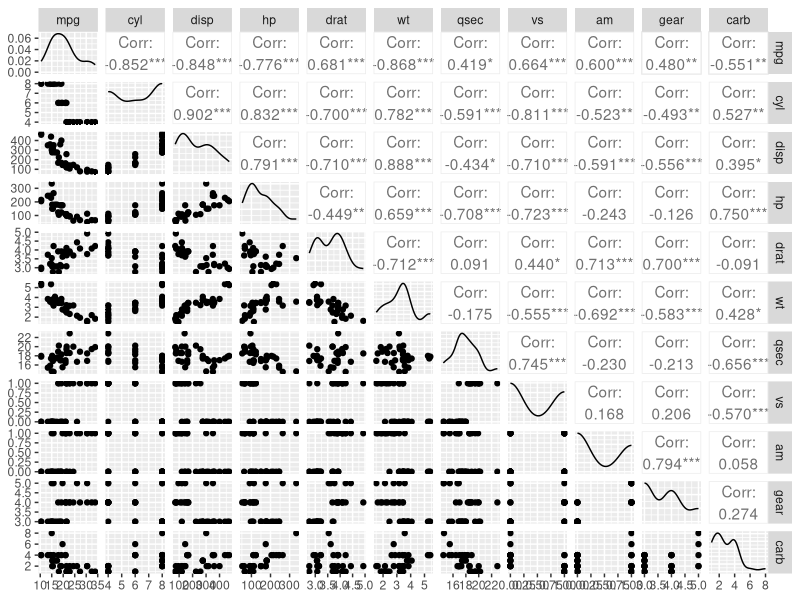

Here is the R script that generated this plot:
library("lmtest")
library("GGally")
library("car")

data = mtcars
summary(data)
ggpairs(data)

#Пункт 1: Проверка на линейную зависимость 
model1 = lm(wt ~ qsec + hp + drat, data)
model1
summary(model1)
#R^2 = 0.69 => следует исключить wt

model2 = lm(qsec ~ wt + hp + drat, data)
model2
summary(model2)
#R^2 = 0.62 => следует исключить qsec

model3 = lm(hp ~ wt + qsec + drat, data)
model3
summary(model3)
#R^2 = 0.78 => следует исключить hp

model4 = lm(drat ~ wt + qsec + hp, data)
model4
summary(model4)
#R^2 = 0.46 => следует исключить drat

#Пункт 2:

model5 = lm(mpg ~ wt + hp, data)
model5
summary(model5)
#Из модели можем исключить drat и qsec(если заместо qsec убрать hp, то у него параметры Std. Error и P-статистика будут хуже, чем у hp)
#R^2 снизится менее, чем на 5%
#R^2 = 0.81 => модель хороша
#Так как количество звездочек в последнем столбце равно 3, то вероятность того, что посчитанные в моделях коэффициенты отстою от реального значения практически равна 0
#Следовательно, между объясняемыми и объясняющими переменными есть сильная причинно-следственная связь 

#Пункт 3:
model6 = lm(mpg ~ wt + qsec + hp + drat + log(wt) + log(qsec) + log(hp) + log(drat), data)
model6
summary(model6)
#R^2 = 0.8787
vif(model6)

model7 = lm(mpg ~ wt + qsec + hp + drat + log(wt) + log(hp) + log(drat), data)
model7
summary(model7)
# R^2 = 0.8836
vif(model7)

model8 = lm(mpg ~ wt + qsec + hp + log(wt) + log(hp) + log(drat), data)
model8
summary(model8)
# R^2 = 0.8769
vif(model8)

model9 = lm(mpg ~ wt + qsec + hp + log(wt) + log(drat), data)
model9
summary(model9)
#R^2 = 0.8671
vif(model9)

model10 = lm(mpg ~ wt + qsec + hp + log(drat), data)
model10
summary(model10)
# R^2 = 0.8223
vif(model10)

model11 = lm(mpg ~ wt + qsec + log(drat), data)
model11
summary(model11)
# R^2 = 0.8188
vif(model11)

# Модель № 11 - наилучшая, т.к. имеет высокий R^2 и макс. кол-во звездочек у регрессеров из всех моделей

#Пункт 4:

#Произведение пар регрессоров
mtcars_sq = mtcars
mtcars_sq$wt_qsec = mtcars$wt * mtcars$qsec
mtcars_sq$wt_hp = mtcars$wt * mtcars$hp
mtcars_sq$wt_drat = mtcars$wt * mtcars$drat
mtcars_sq$qsec_hp = mtcars$qsec * mtcars$hp
mtcars_sq$qsec_drat = mtcars$qsec * mtcars$drat
mtcars_sq$hp_drat = mtcars$hp * mtcars$drat

model13 = lm(mpg ~ wt + qsec + hp + drat + I(wt^2) + I(qsec^2) + I(hp^2) + I(drat^2) + wt_qsec + wt_hp + wt_drat + qsec_hp + qsec_drat + hp_drat, data = mtcars_sq)
model13
summary(model13)
vif(model13)
# R^2 = 0.8347

model14 = lm(mpg ~ wt + qsec + hp + drat + I(wt^2) + I(qsec^2) + I(hp^2) + I(drat^2) + wt_hp + wt_drat + qsec_hp + qsec_drat + hp_drat, data = mtcars_sq)
model14
summary(model14)
vif(model14)
#R^2 = 0.8428

model15 = lm(mpg ~ wt + qsec + drat + I(wt^2) + I(qsec^2) + I(hp^2) + I(drat^2) + wt_hp + wt_drat + qsec_hp + qsec_drat + hp_drat, data = mtcars_sq)
model15
summary(model15)
vif(model15)
#R^2 = 0.8463

model16 = lm(mpg ~ wt + qsec + I(wt^2) + I(qsec^2) + I(hp^2) + I(drat^2) + wt_hp + wt_drat + qsec_hp + qsec_drat + hp_drat, data = mtcars_sq)
model16
summary(model16)
vif(model16)
#R^2 = 0.8539

model17 = lm(mpg ~ qsec + I(wt^2) + I(qsec^2) + I(hp^2) + I(drat^2) + wt_hp + wt_drat + qsec_hp + qsec_drat + hp_drat, data = mtcars_sq)
model17
summary(model17)
vif(model17)
#R^2 = 0.8582

model18 = lm(mpg ~ I(wt^2) + I(qsec^2) + I(hp^2) + I(drat^2) + wt_hp + wt_drat + qsec_hp + qsec_drat + hp_drat, data = mtcars_sq)
model18
summary(model18)
vif(model18)
#R^2 = 0.8646

model19 = lm(mpg ~ I(wt^2) + I(qsec^2) + I(hp^2) + I(drat^2) + wt_drat + qsec_hp + qsec_drat + hp_drat, data = mtcars_sq)
model19
summary(model19)
vif(model19)
#R^2 = 0.8693

model20 = lm(mpg ~ I(wt^2) + I(qsec^2) + I(hp^2) + I(drat^2) + wt_drat + qsec_hp + hp_drat, data = mtcars_sq)
model20
summary(model20)
vif(model20)
#R^2 = 0.8367

model21 = lm(mpg ~ I(wt^2) + I(qsec^2) + I(hp^2) + I(drat^2) + wt_drat + qsec_hp, data = mtcars_sq)
model21
summary(model21)
vif(model21)
#R^2 = 0.8427

model22 = lm(mpg ~ I(wt^2) + I(qsec^2) + I(drat^2) + wt_drat + qsec_hp, data = mtcars_sq)
model22
summary(model22)
vif(model22)
#R^2 = 0.8389

model23 = lm(mpg ~ I(qsec^2) + I(drat^2) + wt_drat + qsec_hp, data = mtcars_sq)
model23
summary(model23)
vif(model23)

model24 = lm(mpg ~ I(qsec^2) + I(drat^2) + wt_drat, data = mtcars_sq)
model24
summary(model24)
vif(model24)
#R^2 = 0.8359
#Модель 24 - лучшая, т.к. не имеет зависимости между регрессорами, а регрессоры зависят от объясняющей переменной
help(mtcars)
#Пункт 2.1

t_critical = qt(0.975, df = 28)
summary(t_critical) #t = 2.048
# ЧСС = DF(32) - Число строк(4) = 28


#I(qsec^2)(Estimate) = 0.023, I(qsec^2)(Std. Error) = 0.006
#Доверительный интервал: [0.023 - 2.048 * 0.006, 0.023 + 2.048 * 0.006]
#[0.010712, 0.035288]

#I(drat^2)(Estimate) = 0.691, I(drat^2)(Std, Error) = 0.119
#Доверительный интервал: [0.691 - 2.048 * 0.119, 0.691 + 2.048 * 0.119]
#[0.447288, 0,934712]

#wt_drat(Estimate) = -1.332, wt_drat(Std. Error) = 0.187
#Доверительный интервал: [-1.332 - 2.048 * 0.187, -1.332 + 2.048 * 0.187]
#[-1.714976, -0.949024]

#Пункт 2.2

#Если невозможно отвергнуть статистическую гипотезу о том, что коэффициент равен 0, то можно сделать вывод, что регрессор практически не связан с объясняемой переменной.
#Иначе, если 0 не входит в доверительный интервал, то гипотезу можно отвергнуть, следовательно, коэффициент будет иметь значение для модели.
#Доверительные интервалы коэффициентов не содержат 0, значит можно сделать вывод об отвержении статистической гипотезы о том, что коэффициенты равны 0.

#Пункт 2.3

model25 = lm(mpg ~ wt + qsec + hp + drat, data = mtcars_sq)

new.data = data.frame(wt = 20, qsec = 15, hp = 10, drat = 5)
predict(model25, new.data, interval = "confidence")
#Точечный прогноз для mpg при wt = 20, qsec = 15, hp = 10, drat = 5 равен -38.87466
#Нижняя граница доверительного интервала = -75.24395, а верхняя граница = -2.505379

# Доверительные интервалы коэффициента не содержит 0, значит можно сделать вывод об отвержении статистической гипотезы о том, что коэффициент равен 0.
# Cледовательно, коэффициент будет иметь значение для модели.
